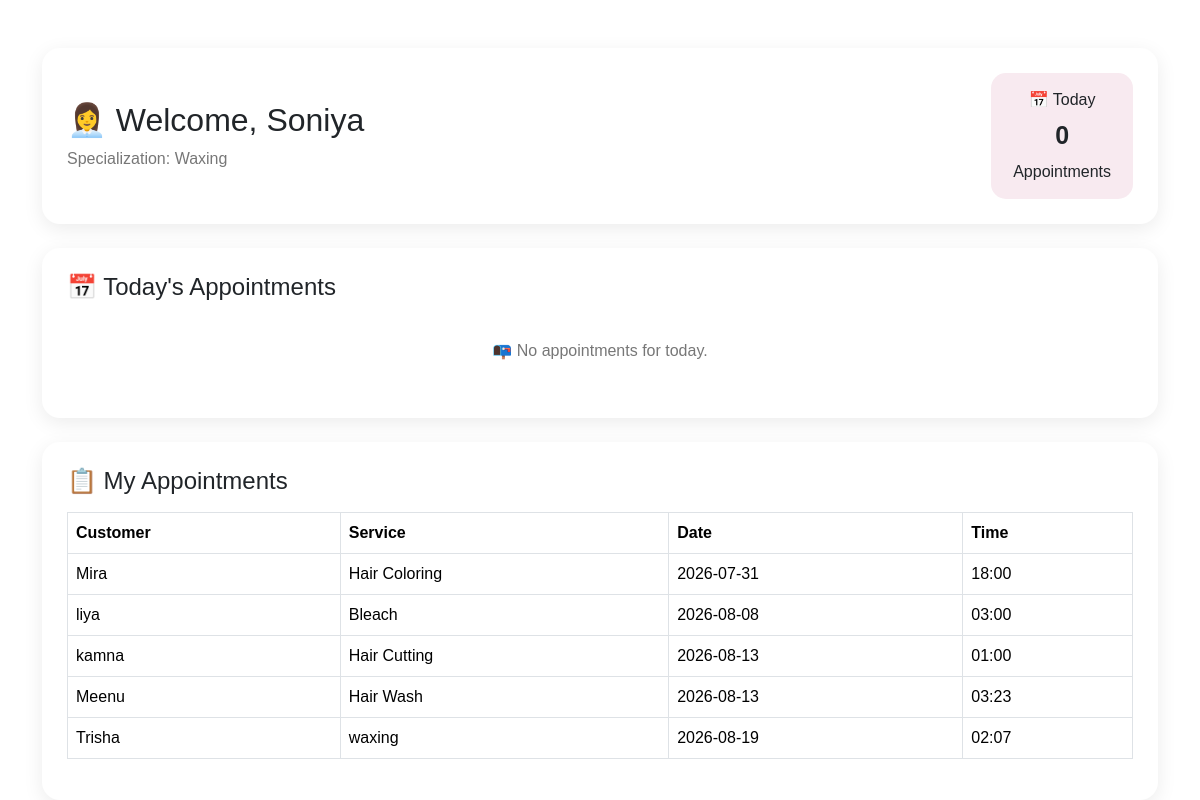
/staff_dashboard/5 (signed in), run on the app's committed database.
### models.py (models this page shows)
class Staff(db.Model):
    id = db.Column(db.Integer, primary_key=True)
    name = db.Column(db.String(100), nullable=False)
    phone = db.Column(db.String(15), nullable=False)
    gender = db.Column(db.String(10), nullable=True)
    specialization = db.Column(db.String(100), nullable=False)
    available = db.Column(db.String(10),nullable=False)

class Appointment(db.Model):
    id = db.Column(db.Integer, primary_key=True)
    customer_name = db.Column(db.String(100), nullable=False)
    customer_gender = db.Column(db.String(10), nullable=True)
    service_name = db.Column(db.String(100), nullable=False)
    staff_name = db.Column(db.String(100), nullable=False)
    appointment_date = db.Column(db.String(20), nullable=False)
    appointment_time = db.Column(db.String(20), nullable=False)
    status = db.Column(db.String(20), default="Booked")

### app.py (the view)
@app.route('/staff_dashboard/<int:staff_id>')
def staff_dashboard(staff_id):
    staff = Staff.query.get_or_404(staff_id)
    today = datetime.now().strftime("%Y-%m-%d")
    appointments = Appointment.query.filter_by(
        staff_name=staff.name,
        appointment_date=today
    ).all()
    my_appointments = Appointment.query.filter_by(
        staff_name=staff.name
    ).order_by(
        Appointment.appointment_date,
        Appointment.appointment_time
    ).all()
    return render_template(
        "staff_dashboard.html",
        staff=staff,
        appointments=appointments,
        my_appointments=my_appointments
    )

### templates/staff_dashboard.html
{% extends "base.html" %}
{% block content %}
<div class="container mt-5">
    <div class="staff-header">
        <div>
            <h2>👩‍💼 Welcome, {{ staff.name }}</h2>
            <p>Specialization: {{ staff.specialization }}</p>
        </div>
        <div class="today-box">
            📅 Today
            <strong>{{ appointments|length }}</strong>
            Appointments
        </div>
    </div>
    <div class="dashboard-card mt-4">
        <h4>📅 Today's Appointments</h4>
        {% if appointments %}
        <div class="table-responsive mt-3">
            <table class="table table-bordered">
                <thead>
                    <tr>
                        <th>Customer</th>
                        <th>Service</th>
                        <th>Time</th>
                        <th>Status</th>
                        <th>Action</th>
                    </tr>
                </thead>
                <tbody>
                    {% for appointment in appointments %}
                    <tr>
                        <td>{{ appointment.customer_name }}</td>
                        <td>{{ appointment.service_name }}</td>
                        <td>{{ appointment.appointment_time }}</td>
                        <td>
                            <span class="status-badge">
                                Booked
                            </span>
                        </td>
                        <td>
                            <button class="complete-btn"
                                    onclick="this.innerHTML='✓ Completed'; this.disabled=true;">
                                Complete
                            </button>
                        </td>
                    </tr>
                    {% endfor %}
                </tbody>
            </table>
        </div>
        {% else %}
        <div class="no-appointment">
            📭 No appointments for today.
        </div>
        {% endif %}
    </div>
<div class="dashboard-card mt-4">
    <h4>📋 My Appointments</h4>
    {% if my_appointments %}
    <div class="table-responsive mt-3">
        <table class="table table-bordered">
            <thead>
                <tr>
                    <th>Customer</th>
                    <th>Service</th>
                    <th>Date</th>
                    <th>Time</th>
                </tr>
            </thead>
            <tbody>
                {% for appointment in my_appointments %}
                <tr>
                    <td>{{ appointment.customer_name }}</td>
                    <td>{{ appointment.service_name }}</td>
                    <td>{{ appointment.appointment_date }}</td>
                    <td>{{ appointment.appointment_time }}</td>
                </tr>
                {% endfor %}
            </tbody>
        </table>
    </div>
    {% else %}
    <div class="no-appointment">
        📭 No appointments found.
    </div>
    {% endif %}
   </div>
</div>
{% endblock %}

### static/css/style.css (style rules this page uses)
* { margin:0; padding:0; box-sizing:border-box; font-family:'Poppins',sans-serif; }
body { background:linear-gradient(135deg,#aa768b,#d9b5ef,#aecef4); min-height:100vh; }
body { font-family:'Poppins',sans-serif; background:#424142; }
body { background:linear-gradient(135deg,#fb9fc4,#fff5f8); font-family:'Poppins',sans-serif; }
html, body { background:linear-gradient(135deg,#f5ecef,#f9d7e1); font-family:'Poppins',sans-serif; margin:0; padding:0; width:100%; height:100%; }
html,body { margin:0; padding:0; width:100%; height:100%; }
html,body { margin: 0; padding: 0%; width: 100%; overflow-x: hidden; }
body { background: #f5f5f5; margin: 0; }
body { background:#f58ebf; }
.staff-header { background: white; padding: 25px; border-radius: 18px; display: flex; justify-content: space-between; align-items: center; box-shadow: 0 5px 20px rgba(0,0,0,0.08); }
.staff-header h2 { margin-bottom: 8px; }
.staff-header p { margin: 0; color: #777; }
.today-box { background: #f8eaf0; padding: 15px 22px; border-radius: 15px; text-align: center; }
.today-box strong { display: block; font-size: 25px; margin: 5px; }
.dashboard-card { background: white; padding: 25px; border-radius: 18px; box-shadow: 0 5px 20px rgba(0,0,0,0.08); }
.no-appointment { text-align: center; padding: 30px; color: #777; }

### data on the page
Staff: name "Soniya", specialization "Waxing"
Appointment: customer_name "Mira", service_name "Hair Coloring", appointment_date "2026-07-31", appointment_time "18:00"
Appointment: customer_name "liya", service_name "Bleach", appointment_date "2026-08-08", appointment_time "03:00"
Appointment: customer_name "kamna", service_name "Hair Cutting", appointment_date "2026-08-13", appointment_time "01:00"
Appointment: customer_name "Meenu", service_name "Hair Wash", appointment_date "2026-08-13", appointment_time "03:23"
Appointment: customer_name "Trisha", service_name "waxing", appointment_date "2026-08-19", appointment_time "02:07"

### other printed values
{{ appointments|length }} "0"
